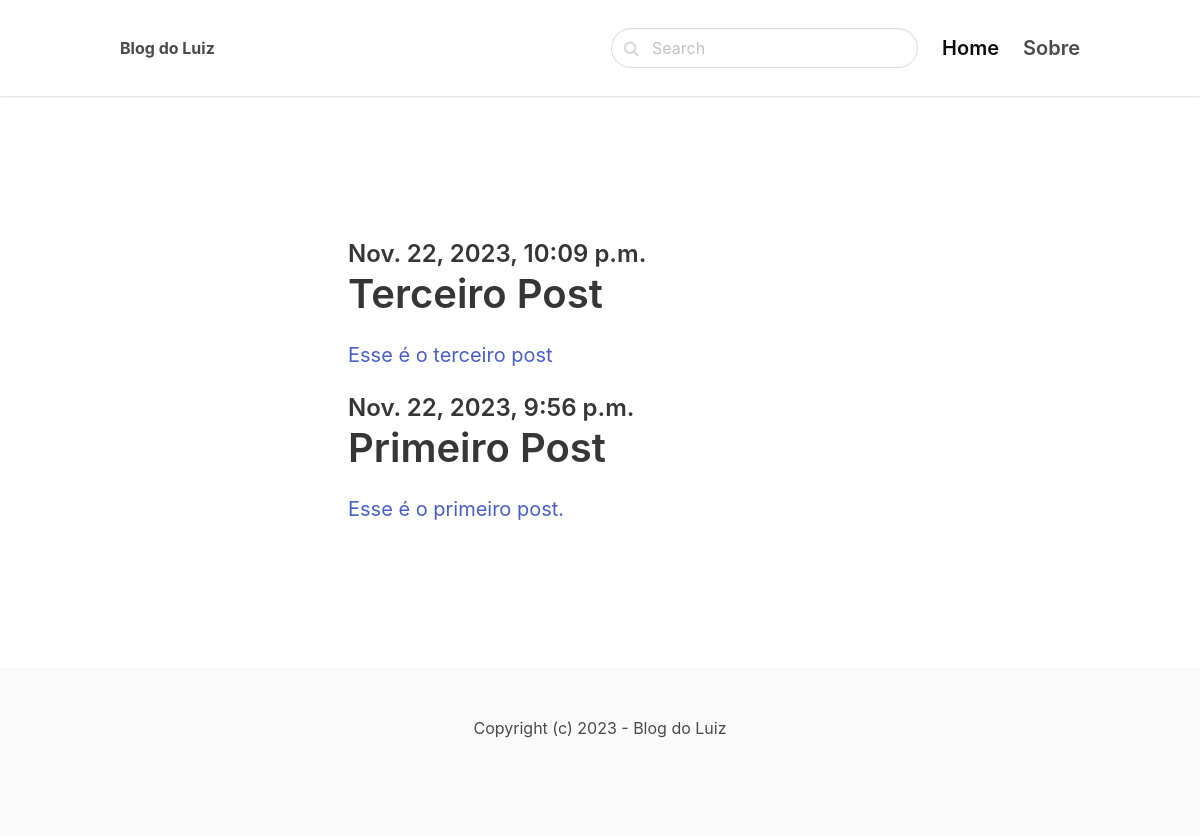
Screenshot of /categoria1 with the database file from the repository.
### blog/models.py (models this page shows, shortened)
class Post(models.Model):
    ACTIVE = 'active'
    DRAFT = 'draft'
    CHOICES_STATUS = {
        (ACTIVE, 'Active'),
        (DRAFT, "Draft")
    }
    category = models.ForeignKey(Category, related_name='posts', on_delete=models.CASCADE)
    title = models.CharField(max_length=255)
    slug = models.SlugField()
    intro = models.TextField()
    body = models.TextField()
    created_at = models.DateTimeField(auto_now_add=True)
    status = models.CharField(max_length=10, choices=CHOICES_STATUS, default=ACTIVE)
    class Meta:
        ordering = ('-created_at',)

### blog/views.py (the view)
# urls.py: path('<slug:slug>', views.category, name='category_detail'),
def category(request, slug):
    category = get_object_or_404(Category, slug=slug)
    return render(request,'blog/category.html', {'category': category})

### blog/templates/blog/category.html (shortened to what this page needs)
{% extends 'core/base.html' %}
{% block content %}
    <section class="hero">
        <div class="hero-body">
                <section class="section">
                    <div class="columns">
                        <div  class="column is-8 is-offset-2">
                            {% for post in category.posts.all %}
                                <div class="content is-medium">
                                    <a href="{% url 'post_detail' post.category.slug post.slug %}">
                                        <h2 class="subtitle is-4">{{ post.created_at}}</h2>
                                        <h1 class="title">{{post.title}}</h1>
                                        <p>{{ post.intro }} </p>
                                    </a>
                                </div>
                            {% endfor %}
                        </div>
                    </div>
                </section>
            </div>
        </div>
    </section>
{% endblock %}

### rows the page displays
Post: created_at "Nov. 22, 2023, 10:09 p.m.", title "Terceiro Post", intro "Esse é o terceiro post"
Post: created_at "Nov. 22, 2023, 9:56 p.m.", title "Primeiro Post", intro "Esse é o primeiro post."
